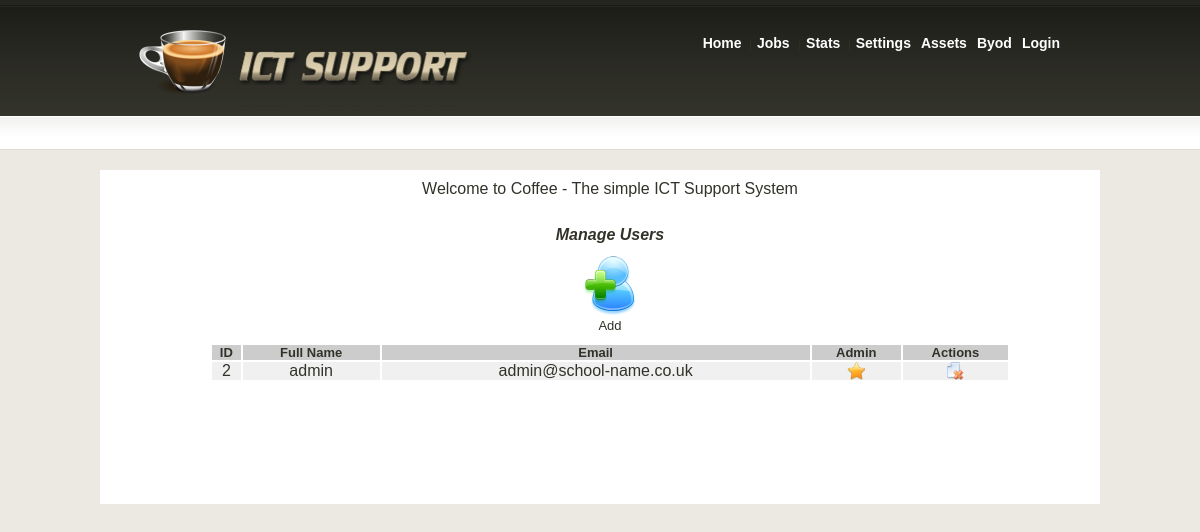
Page /settings_users.php on the committed database.
### tables this page shows
CREATE TABLE IF NOT EXISTS `users` (
  `intID` int(11) NOT NULL AUTO_INCREMENT,
  `strName` varchar(255) NOT NULL,
  `strEmail` varchar(255) NOT NULL,
  `strPassword` varchar(255) NOT NULL,
  `strAdmin` varchar(255) DEFAULT NULL,
  PRIMARY KEY (`intID`)
);

### includes/db_connection.php (called while the page is built)
<?php
$db = new ezSQL_mysql('user','password','coffee','127.0.0.1');
?>

### includes/ez_sql_mysql.php (called while the page is built, shortened)
<?php
class ezSQL_mysql extends ezSQLcore
{
    private $ezsql_mysql_str = array
        (
            1 => 'Require $dbuser and $dbpassword to connect to a database server',
            2 => 'Error establishing mySQL database connection. Correct user/password? Correct hostname? Database server running?',
            3 => 'Require $dbname to select a database',
            4 => 'mySQL database connection is not active',
            5 => 'Unexpected error while trying to select database'
        );
    private $dbuser;
    private $dbpassword;
    private $dbhost;
    private $charset = 'utf8';
    public $show_errors = true;
    public function __construct($dbuser='', $dbpassword='', $dbname='', $dbhost='localhost', $charset='') {
        $this->dbuser = $dbuser;
        $this->dbpassword = $dbpassword;
        $this->dbname = $dbname;
        $this->dbhost = $dbhost;
    }
    public function connect($dbuser='', $dbpassword='', $dbhost='localhost', $charset='') {
        $this->connected = false;
        $this->dbuser = empty($dbuser) ? $this->dbuser : $dbuser;
        $this->dbpassword = empty($dbpassword) ? $this->dbpassword : $dbpassword;
        $this->dbhost = $dbhost!='localhost' ? $this->dbhost : $dbhost;
        $this->charset = empty($charset) ? $this->charset : $charset;
        if ( empty($this->dbuser) ) {
            $this->register_error($this->ezsql_mysql_str[1] . ' in ' . __FILE__ . ' on line ' . __LINE__);
            $this->show_errors ? trigger_error($this->ezsql_mysql_str[1], E_USER_WARNING) : null;
        } else if ( ! $this->dbh = @mysql_connect($this->dbhost, $this->dbuser, $this->dbpassword, true, 131074) ) {
            $this->register_error($this->ezsql_mysql_str[2] . ' in ' . __FILE__ . ' on line ' . __LINE__);
            $this->show_errors ? trigger_error($this->ezsql_mysql_str[2], E_USER_WARNING) : null;
        } else {
            $this->connected = true;
        }
        return $this->connected;
    }
    public function select($dbname='') {
        if ( ! $dbname ) {
            $this->register_error($this->ezsql_mysql_str[3] . ' in ' . __FILE__ . ' on line ' . __LINE__);
            $this->show_errors ? trigger_error($this->ezsql_mysql_str[3], E_USER_WARNING) : null;
        } else if ( ! $this->dbh ) {
            $this->register_error($this->ezsql_mysql_str[4] . ' in ' . __FILE__ . ' on line ' . __LINE__);
            $this->show_errors ? trigger_error($this->ezsql_mysql_str[4], E_USER_WARNING) : null;
        } else if ( !@mysql_select_db($dbname, $this->dbh) ) {
            if ( !$str = @mysql_error($this->dbh)) {
                $str = $this->ezsql_mysql_str[5];
            }
            $this->register_error($str . ' in ' .__FILE__ . ' on line ' . __LINE__);
            $this->show_errors ? trigger_error($str, E_USER_WARNING) : null;
        } else {
            $this->connected = true;
        }
        return $this->connected;
    }
    public function query($query) {
        $return_val = 0;
        $query = trim($query);
        $this->result = @mysql_query($query,$this->dbh);
        $is_insert = false;
        if ( preg_match("/^(insert|delete|update|replace)\s+/i", $query) ) {
            $this->affectedRows = @mysql_affected_rows($this->dbh);
            if ( preg_match("/^(insert|replace)\s+/i", $query) ) {
                $this->insert_id = @mysql_insert_id($this->dbh);
            }
            $return_val = $this->affectedRows;
        } else {
            $i=0;
            $num_rows=0;
            while ( $row = @mysql_fetch_object($this->result) ) {
                $num_rows++;
            }
            $this->num_rows = $num_rows;
            $return_val = $this->num_rows;
        }
        return $return_val;
    }
}

### includes/ez_sql_core.php (called while the page is built, shortened)
<?php
	class ezSQLcore
	{
		function flush()
		{
			$this->last_result = null;
		}
		function get_results($query=null, $output = OBJECT)
		{
			if ( $query )
			{
				$this->query($query);
			}
			if ( $output == OBJECT )
			{
				return $this->last_result;
			}
		}
	}

### settings_users.php (the view, shortened to what this page needs)
<?php
include 'includes/header.php';
include "includes/ez_sql_core.php";
include "includes/ez_sql_mysql.php";
include "includes/db_connection.php";
?>
<table width="1000" border="0" align="center" cellpadding="0" cellspacing="0">
  <tr bgcolor="#FFFFFF">
    <td width="20"><div align="center"> <br>
        <br>
      </div></td>
    <td valign="top" align="center">
        <table width="800" border="0" cellspacing="0" cellpadding="0">
          <tr>
            <td align="center">
                <p>
				Welcome to Coffee - The simple ICT Support System
				</strong></p><br>
				<font face="Arial, Helvetica, sans-serif"><strong><em>Manage Users</em></strong></font></p>
				<p><a href="new_user.php"><img src="images/icons/add_user.png" border="0"><br></font><font size="2" face="Arial, Helvetica, sans-serif">Add</font></a><br>
				<?php
				$users = $db->get_results("SELECT * FROM users ORDER BY intID ASC");
				?>
				</p>
                        <table width="100%" border="0" align="center" cellpadding="0" cellspacing="2">
                          <tr bgcolor="#CCCCCC">
                            <td><div align="center"><font size="2" face="Arial, Helvetica, sans-serif"><b>ID</b></font></div></td>
                            <td><div align="center"><font size="2" face="Arial, Helvetica, sans-serif"><strong>Full Name</strong></font></div></td>
                            <td><div align="center"><font size="2" face="Arial, Helvetica, sans-serif"><strong>Email</strong></font></div></td>
                            <td><div align="center"><font size="2" face="Arial, Helvetica, sans-serif"><strong>Admin</strong></font></div></td>
                            <td><div align="center"><font size="2" face="Arial, Helvetica, sans-serif"><strong>Actions</strong></font></div></td>
                          </tr>
				<?php
				 if ($users != NULL)
					{
						foreach ($users as $user)
						{
							echo "<tr bgcolor='#F0F0F0'> <td> <div align='center'> ";
							echo $user->intID . "</div> </td> <td> <div align='center'> ";
							echo $user->strName . "</div> </td> <td> <div align='center'> ";
							echo $user->strEmail . "</div></td> <td> <div align='center'> ";
							if ($user->strAdmin == "on") {echo "<img src='images/icons/staron.png' border='0'><div align='center'>  </div></td> <td> ";}
							else {echo "<img src='images/icons/staroff.png' border='0'><div align='center'> </font> </div></td> <td> <font size='1' face='Arial, Helvetica, sans-serif'> ";}
							echo "<a href='settings_users.php?id=" . $user->intID . "'><center><img src='images/icons/deleteicon2.gif' border='0'></a></center> </div> <div align='center'></div> </td></tr>";
						}
					}
					else {echo "<p><div align='center'>No Users found</p></div>";}
				?>
            </td>
          </tr>
        </table>
    </td>
  </tr>
  <tr bgcolor="#FFFFFF">
    <td colspan="2">
	<p><br><p><br><p><p><br><p><br><p>
	</td>
  </tr>
</table>
</body>
</html>

### css/main.css (style rules this page uses)
body { font: 62.5% Arial, Helvetica, sans-serif; color: #32322A; margin: 0; padding: 0; background: #EBE9E1; }
a:link { color: #32322A; }
a { text-decoration: none }
p { margin: 10px 0; padding: 0; }

### rows in the picture
users: intID "2", strName "admin", strEmail "admin@school-name.co.uk"
